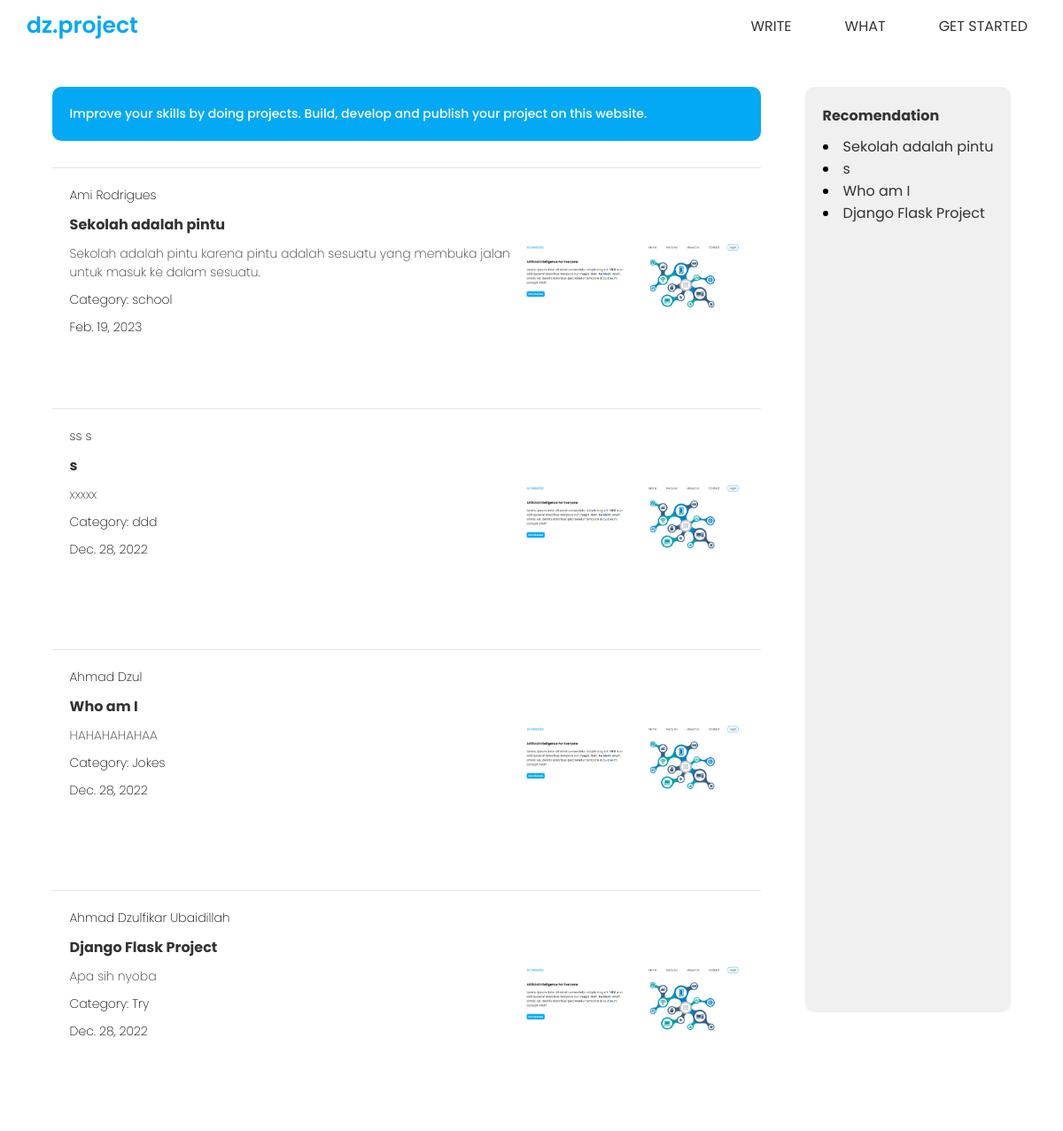
The page / on the database its author committed.
### dz_pro/models.py (models this page shows, shortened)
class Post(models.Model):
    first_name = models.CharField(max_length=255)
    last_name = models.CharField(max_length=255)
    title = models.CharField(max_length=255)
    author = models.ForeignKey(User, on_delete=models.CASCADE, null=True)
    body = RichTextUploadingField(blank=True, null=True)
    category = models.CharField(max_length=255)
    post_date = models.DateField(auto_now_add=True)

### dz_pro/views.py (the view)
# urls.py: path('', WindowView.as_view(), name="window"),
class WindowView(ListView):
    model = Post
    template_name = 'blog.html'
    ordering = ['-post_date','-id']

### dz_pro/templates/blog.html (shortened to what this page needs)
{% extends 'base.html' %}
{% load static %}
{% block content %}
<!DOCTYPE html>
<html lang="en">
<head>
    <link rel="stylesheet" href="{% static 'window/blog.css' %}">
    <link rel="stylesheet" href="https://cdnjs.cloudflare.com/ajax/libs/font-awesome/4.7.0/css/font-awesome.css" />
</head>
<body>
    <div class="box">
        <section>
            <div class="sec-1">
                <div class="opening">
                    <p>Improve your skills by doing projects. Build, develop and publish your project on this website.</p>
                </div>
                    {% for post in object_list %}
                        <article class="ai-web">
                            <p>{{ post.first_name }} {{ post.last_name }}</p>
                            <a href="{% url 'postview' post.pk %}">
                                <img src="{% static 'window/web-ai.png' %}">
                                <h3>{{ post.title }}</h3>
                                <p>{{ post.body|safe|striptags|truncatechars:100 }}</p>
                            </a>
                            <p>Category: {{ post.category }}</p>
                            <p>{{ post.post_date }}</p>
                        </article>
                    {% endfor %}
            </div>
            <div class="sec-2">
                <div class="recomendation">
                    <h3>Recomendation</h3>
                        {% for post in object_list %}
                        <li><a href="{% url 'postview' post.pk %}">{{ post.title }}</a></li>
                        {% endfor %}
                </div>
            </div>
        </section>
    </div>
</body>
</html>
{% endblock %}

### dz_pro/templates/base.html (shortened to what this page needs)
{% load static %}
<!DOCTYPE html>
<html lang="en">
<head>
    <link rel="stylesheet" href="{% static 'window/blog.css' %}">
    <link rel="stylesheet" href="https://cdnjs.cloudflare.com/ajax/libs/font-awesome/4.7.0/css/font-awesome.css" />
</head>
<body>
    <div class="box">
        <header>
            <a href="{% url 'window' %}" class="logo">dz.project</a>
            <nav>
                <li><a href="{% url 'write' %}">WRITE</a></li>
                <li><a href="#">WHAT</a></li>
                {% if user.is_authenticated %}
                    <li><a href="{% url 'profile' %}">PROFILE</a></li>
                    <li><a href="{% url 'logout' %}">LOG OUT</a></li>
                {% else %}
                    <li><a href="{% url 'getstarted' %}"> GET STARTED </a></li>
                {% endif %}
            </nav>
        </header>
        {% block content %}
        {% endblock %}
    </div>
</body>
</html>

### dz_pro/static/window/blog.css (style rules this page uses)
html { scroll-behavior:smooth; }
* { margin: 0; padding: 0; box-sizing: border-box; font-family: 'Poppins', sans-serif; }
:root { --color1: #03a9f4; --color2: #ff0; --color3: rgba(255,255,255,0.2); --color4: rgba(0,0,0,0.1); --color5: #fff; --color6: #333; --color7: #F43628; --color8: #f1f0f0; --body-color: #fff; --nav-color: #fff; --side-nav: #1d261d; --text-color: #1d261d; }
body { overflow-x: hidden; display: flex; min-height: 100vh; width: 100%; background: var(--color5); transition: all 0.3s ease-out; }
.box { width: 100%; }
header { display: flex; width: 100%; justify-content: space-between; position: relative; margin-top: 10px; }
.logo { height: fit-content; font-size: 25px; font-weight: 600; color: var(--color1); margin-left: 30px; text-decoration: none; }
nav { display: flex; align-items: center; justify-content: center; gap: 10px; }
nav li { list-style: none; margin-right: 30px; }
nav li a { text-decoration: none; font-size: 16px; font-weight: 400; padding: 5px 10px; color: var(--color6); border-top: 4px solid transparent; }
section { display: flex; justify-content: center; gap: 50px; }
.sec-1 { display: flex; flex-direction: column; margin-top: 50px; }
.recomendation { position: relative; display: flexbox; box-sizing: border-box; height: 85%; padding: 20px; width: 100%; background: var(--color8); border-radius: 10px; margin-top: 50px; }
.recomendation h3 { text-transform: capitalize; color: var(--color6); font-size: 16px; margin-bottom: 10px; }
.recomendation li a { color: var(--color6); font-size: 16px; text-decoration: none; }
.opening { position: relative; display: flexbox; box-sizing: border-box; height: fit-content; padding: 20px; width: 800px; background: var(--color1); border-color: var(--color4); border-radius: 10px; margin-bottom: 30px; }
.opening p { color: var(--color5); font-size: 14px; font-weight: 500; }
article { border-top: 1.5px solid var(--color4); position: relative; display: flexbox; box-sizing: border-box; height: fit-content; padding: 20px; width: 800px; }
article a { text-decoration: none; color: var(--color6); }
article a h3 { margin-bottom: 10px; margin-top: 10px; font-weight: 700; font-size: 16px; }
article p { font-weight: 200; font-size: 14px; margin-bottom: 10px; }
article a img { display: block; margin-left: auto; margin-right: auto; float: right; width: 250px; height: 200px; object-fit: contain; }

### rows shown on the page
Post: first_name "Ami", last_name "Rodrigues", title "Sekolah adalah pintu", body "Sekolah adalah pintu karena pintu adalah sesuatu yang membuka jalan untuk masuk ke dalam sesuatu.", category "school", post_date "Feb. 19, 2023"
Post: first_name "ss", last_name "s", title "s", body "xxxxx", category "ddd", post_date "Dec. 28, 2022"
Post: first_name "Ahmad", last_name "Dzul", title "Who am I", body "HAHAHAHAHAA", category "Jokes", post_date "Dec. 28, 2022"
Post: first_name "Ahmad Dzulfikar", last_name "Ubaidillah", title "Django Flask Project", body "Apa sih nyoba", category "Try", post_date "Dec. 28, 2022"
